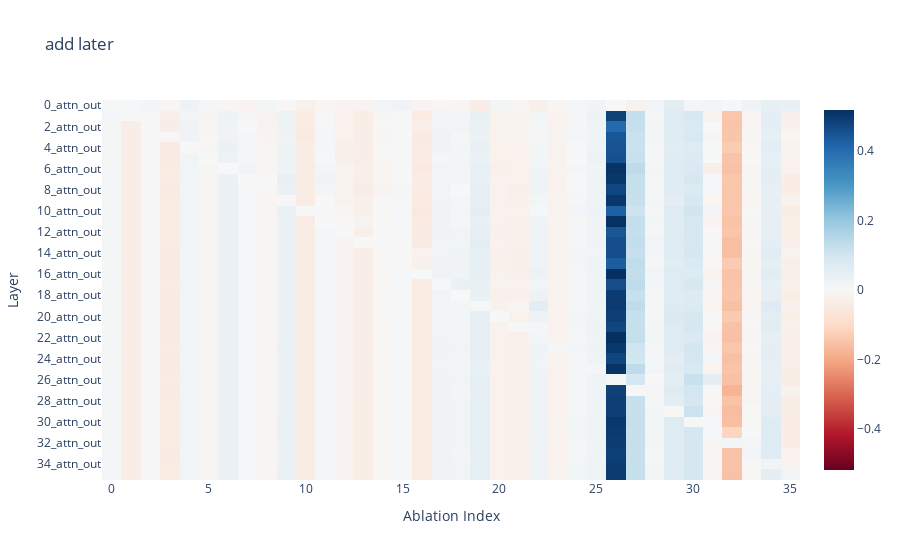

Source (notebook cell):
### Code cell
def plot_compensatory_effect_by_layer(results, attribution_type="attn", ablation_type="attn", use_target=True, subtract_clean_run=True):
    # labels, target_residual_clean_logit, mle_residual_corrupted_logit, target_residual_clean_logit, mle_residual_clean_logit
    layer_names = results[0]["layer_names"]
    disp_layer_names = [l for l in layer_names if attribution_type in l]
    idx_of_interest = torch.tensor([attribution_type in l in l for l in layer_names])
    attn_idx = torch.tensor(["attn" in l in l for l in layer_names])
    
    n_ablations = results[0]["ablate_direct_effect_on_target"].shape[0]
    
    
    all_compensatory_effect = torch.zeros((len(results), n_ablations, len(disp_layer_names)))    
    
    
    for i,result in enumerate(results):
        
        if use_target: 
            ablate_direct_effect_all_layers = result["ablate_direct_effect_on_target"]
            unembed_direct_effect_all_layers = result["target_direct_effect"]
        else: 
            ablate_direct_effect_all_layers = result["ablate_direct_effect_on_mle"]
            unembed_direct_effect_all_layers = result["mle_direct_effect"] 
            
            
        ablate_direct_effect = ablate_direct_effect_all_layers[:,idx_of_interest]
        unembed_direct_effect = unembed_direct_effect_all_layers[idx_of_interest]

        #calculate compensatory response
        compensatory_response = torch.zeros((n_ablations, all_compensatory_effect.shape[-1]))
        
        for idx in range(n_ablations): 
            if subtract_clean_run: 
                ablate_direct_effect_all_layers = ablate_direct_effect[idx] - unembed_direct_effect
            else: 
                ablate_direct_effect_all_layers = ablate_direct_effect[idx]

            compensatory_response[idx] = (ablate_direct_effect_all_layers)
                
        
        all_compensatory_effect[i] = compensatory_response
    
    all_compensatory_effect = all_compensatory_effect.mean(dim=0)
    
    imshow(all_compensatory_effect,y=disp_layer_names,labels={"x":"Ablation Index", "y":"Layer"}, title="add later")
    
plot_compensatory_effect_by_layer(results_attn_CE, attribution_type="attn", ablation_type="attn", use_target=True, subtract_clean_run=True)

### Figure 1 — Plotly figure (JSON) as saved in the notebook; plotly's stock layout.template omitted (floating-point values rounded to 4 significant figures; data arrays with more than 128 entries replaced by an {"elided": "..."} marker saying what was removed)
{"data": [{"coloraxis": "coloraxis", "hovertemplate": "Ablation Index: %{x}<br>Layer: %{y}<br>color: %{z}<extra></extra>", "name": "0", "type": "heatmap", "xaxis": "x", "y": ["0_attn_out", "1_attn_out", "2_attn_out", "3_attn_out", "4_attn_out", "5_attn_out", "6_attn_out", "7_attn_out", "8_attn_out", "9_attn_out", "10_attn_out", "11_attn_out", "12_attn_out", "13_attn_out", "14_attn_out", "15_attn_out", "16_attn_out", "17_attn_out", "18_attn_out", "19_attn_out", "20_attn_out", "21_attn_out", "22_attn_out", "23_attn_out", "24_attn_out", "25_attn_out", "26_attn_out", "27_attn_out", "28_attn_out", "29_attn_out", "30_attn_out", "31_attn_out", "32_attn_out", "33_attn_out", "34_attn_out", "35_attn_out"], "yaxis": "y", "z": {"elided": "36x36 float values"}}], "layout": {"autosize": true, "coloraxis": {"cmid": 0, "colorscale": [[0, "rgb(103,0,31)"], [0.1, "rgb(178,24,43)"], [0.2, "rgb(214,96,77)"], [0.3, "rgb(244,165,130)"], [0.4, "rgb(253,219,199)"], [0.5, "rgb(247,247,247)"], [0.6, "rgb(209,229,240)"], [0.7, "rgb(146,197,222)"], [0.8, "rgb(67,147,195)"], [0.9, "rgb(33,102,172)"], [1, "rgb(5,48,97)"]]}, "title": {"text": "add later"}, "xaxis": {"anchor": "y", "autorange": true, "constrain": "domain", "domain": [0, 1], "range": [-0.5, 35.5], "scaleanchor": "y", "title": {"text": "Ablation Index"}}, "yaxis": {"anchor": "x", "autorange": true, "constrain": "domain", "domain": [0, 1], "range": [35.5, -0.5], "title": {"text": "Layer"}, "type": "category"}}}
